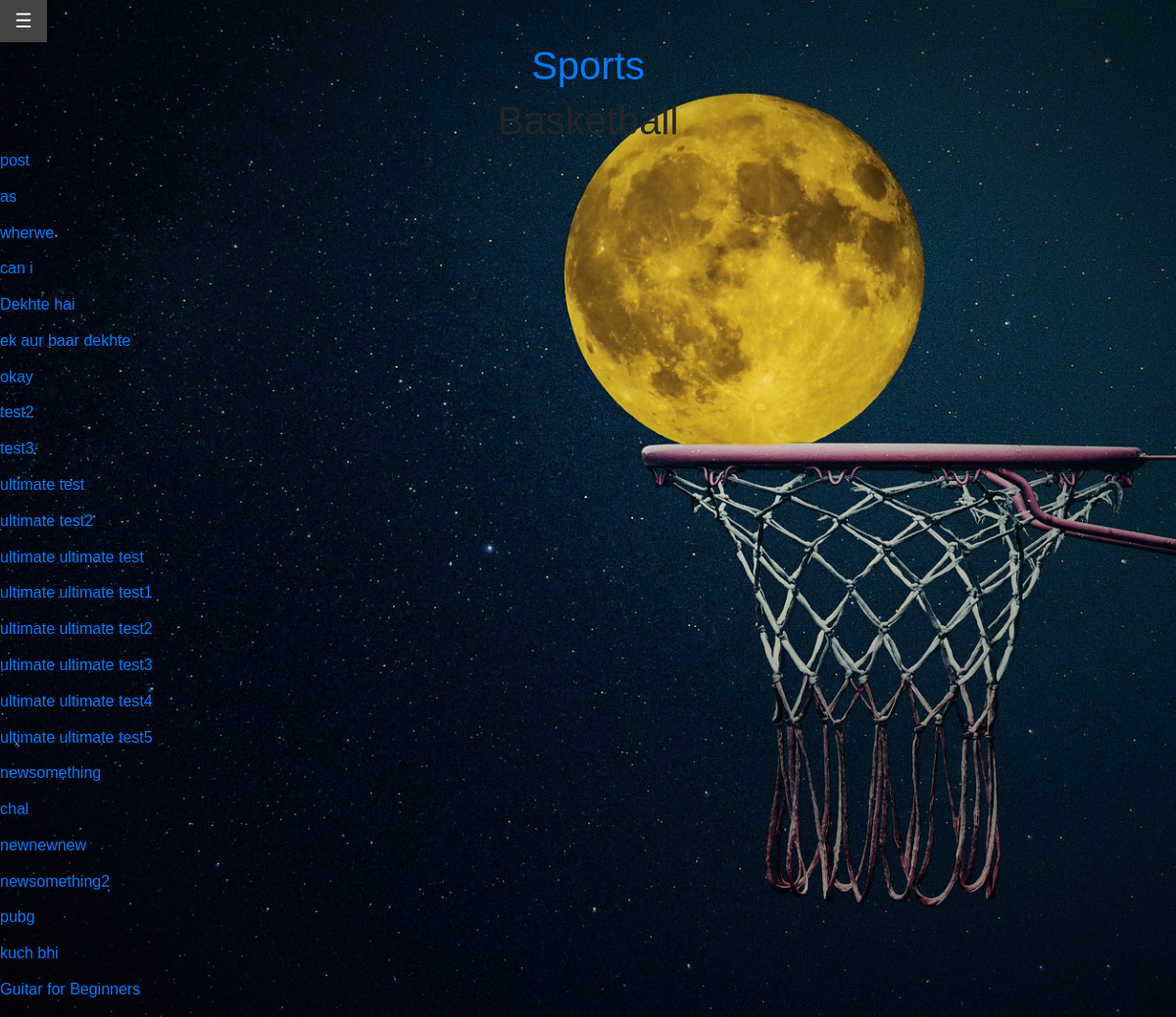
Screenshot of /basketball with the database file from the repository.
### app1/models.py (models this page shows, shortened)
class Post(models.Model):
    user= models.CharField(max_length=100)
    title= models.CharField(max_length=100)
    location = models.CharField(max_length=100, default='online')
    content= models.TextField()
    category = models.CharField(max_length=30, default='others')
    url= models.SlugField(max_length=100, unique=False, blank=True, editable=False)

### app1/views.py (the view)
# urls.py: path('basketball', basketball_view, name='basketball'),
def basketball_view(request):
    display = []
    allposts= Post.objects.all()
    for post in allposts:
        if post.category=="basketball":
            display.append(post)
    context= {'allposts': allposts,
              }
    return render(request, 'sports/basketball.html', context)

### templates/sports/basketball.html
{% extends 'base.html' %}
{% block content%}
<h1>Basketball</h1>
{% for post in allposts %}
<a href='/posts/{{ post.url }}/'>{{ post.title }} </a>
<br><br>
{% endfor %}
{%endblock%}

### static/style.css (style rules this page uses)
html { height:100%; }
body { background: url('/static/login.jpg'); height: 100%; background-attachment: fixed; background-position: center; background-repeat: no-repeat; background-size: cover; margin: 0; padding: 0; border: 0; font-size: 100%; font: inherit; vertical-align: baseline; }
h1 { font-weight: 500; line-height: 1.2; text-align:center; }
body { font-family: 'Mukta', sans-serif; }

### rows the page displays
Post: title "post"
Post: title "as"
Post: title "wherwe"
Post: title "can i"
Post: title "Dekhte hai"
Post: title "ek aur baar dekhte"
Post: title "okay"
Post: title "test2"
Post: title "test3"
Post: title "ultimate test"
Post: title "ultimate test2"
Post: title "ultimate ultimate test"
Post: title "ultimate ultimate test1"
Post: title "ultimate ultimate test2"
Post: title "ultimate ultimate test3"
Post: title "ultimate ultimate test4"
Post: title "ultimate ultimate test5"
Post: title "newsomething"
Post: title "chal"
Post: title "newnewnew"
Post: title "newsomething2"
Post: title "pubg"
Post: title "kuch bhi"
Post: title "Guitar for Beginners"
